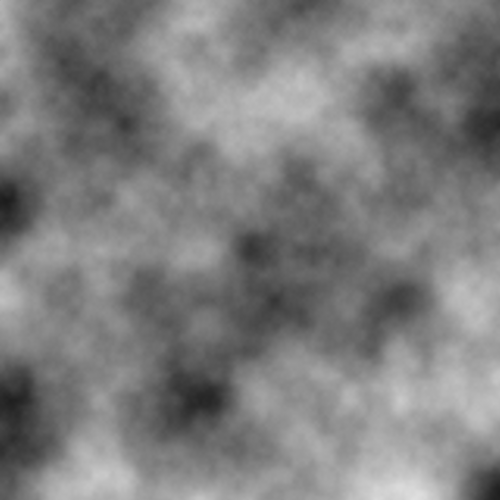
Frame 1 (no input)
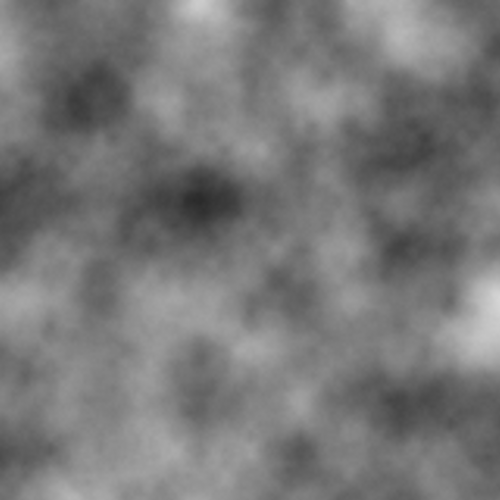
Frame 60 (no input)
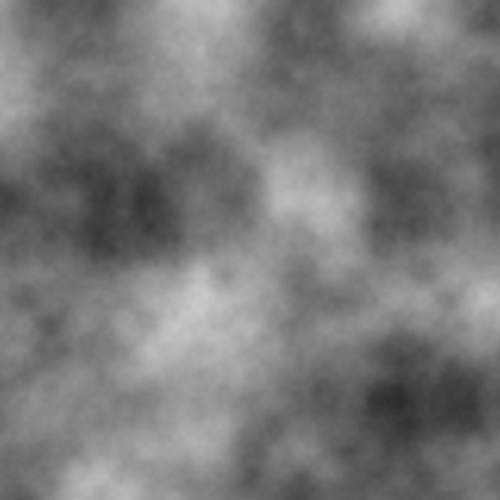
Frame 120 (the mouse pressed at the canvas centre since frame 60)

The p5.js sketch that drew these frames (run headless with seeded random() and noise() and a simulated clock; from frame 60 on, the mouse is pressed at the canvas centre):

// p5.js sketch
// ── sketch.js
let acc = 0.0;

function setup() {
  createCanvas(500, 500);
  pixelDensity(1);
  background(220);
}

function draw() {
  loadPixels();
  let xoff = 0;
  for (let x = 0; x < width; x += 1) {
    let yoff = 0;
    for (let y = 0; y < height; y += 1) {
      let bright = map(noise(xoff, yoff, acc), 0, 1, 0, 255);
      noiseDetail(6, 0.5);
      let index = (x + y * width) * 4;
      pixels[index] = bright;
      pixels[index + 1] = bright;
      pixels[index + 2] = bright;
      pixels[index + 3] = 255;
      yoff += 0.01;
    }
    xoff += 0.01;
  }
  acc += 0.01;

  updatePixels();
}
